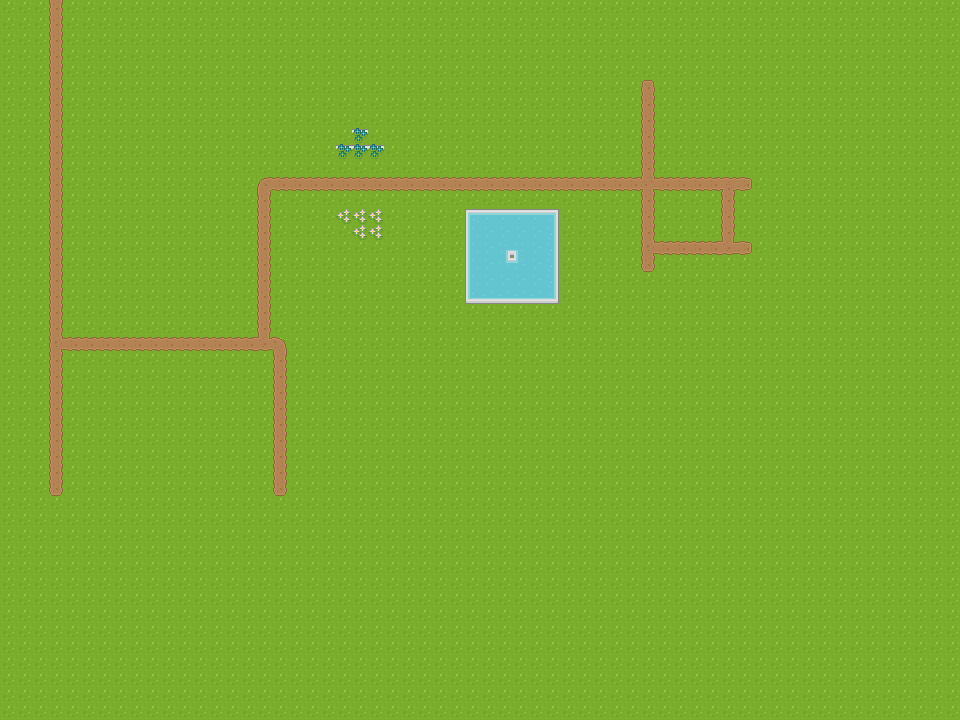

A level layout from a 2D game, rendered from its tile map. Below: a short description, then the map file with tile-grid data replaced by summaries:
An orthogonal 60x45 tile map with 16x16 px tiles, 2 tile layers (圖塊層 2, Tile Layer 1) and 1 object (Rectangle).

<map version="1.10" tiledversion="1.10.2" orientation="orthogonal" renderorder="right-down" width="60" height="45" tilewidth="16" tileheight="16" infinite="0" nextlayerid="4" nextobjectid="9">
 <tileset firstgid="1" source="roguelikeSheet_transparent.tsx" />
 <layer id="2" name="圖塊層 2" width="60" height="45">
  <data>[2700 cells, 2700 non-empty, 1 distinct tile ids]</data>
 </layer>
 <layer id="1" name="Tile Layer 1" width="60" height="45">
  <data>[2700 cells, 159 non-empty, 26 distinct tile ids]</data>
 </layer>
 <objectgroup id="3" name="物件層 1">
  <object id="7" type="Rectangle" x="464" y="208" width="96" height="96">
   <properties>
    <property name="Description" value="Hi" />
   </properties>
  </object>
 </objectgroup>
</map>
